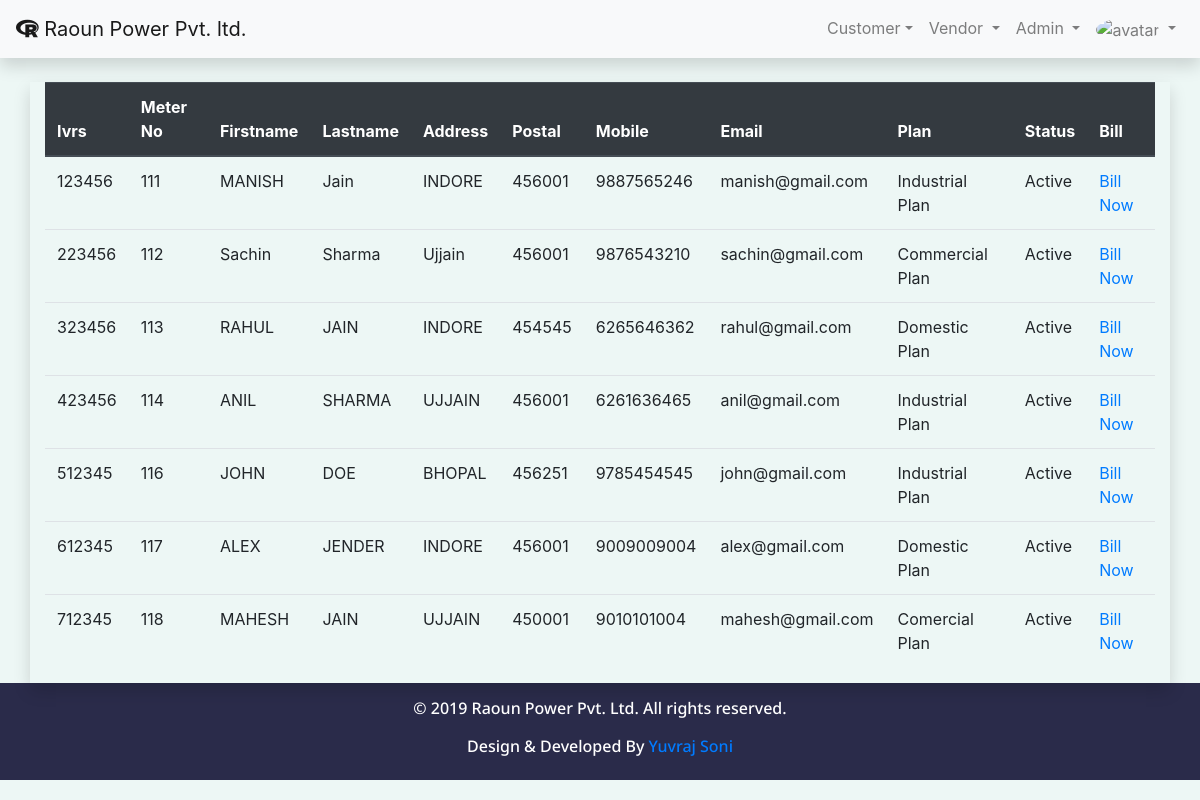
Page /admin/viewcustomer.php (signed in) on the committed database.
### tables this page shows
CREATE TABLE `customerinfo` (
  `ivrs` varchar(20) NOT NULL,
  `meterno` varchar(20) NOT NULL,
  `firstname` varchar(20) NOT NULL,
  `lastname` varchar(20) NOT NULL,
  `address` varchar(40) NOT NULL,
  `postal` varchar(20) NOT NULL,
  `mobile` varchar(13) NOT NULL,
  `email` varchar(20) NOT NULL,
  `password` varchar(20) NOT NULL,
  `plan` varchar(20) NOT NULL,
  `status` varchar(10) NOT NULL
);

### admin/function.php (called while the page is built, shortened)
<?php
function connectinfo()
{
	$con = mysqli_connect("localhost", "root", "", "raoun power pvt. ltd");
    return $con;
}
function readrecord($qry)
{
	$rs = mysqli_query(connectinfo(), $qry);
	return $rs;
}
?>

### admin/viewcustomer.php (the view, shortened to what this page needs)
<?php include("function.php") ?>
<!doctype html>
<html lang="en-us">
<head>
    <?php include("links.php"); ?>
</head>
<body style="background-color:#EDF7F5";>
	<?php include("navbar.php") ?>
<div class="container">
	<div class="row mt-4">
			<div class="col-xl-12 col-lg-12 col-md-12 col-sm-12 table-responsive shadow">
				<table class="table table-hover">
					<thead class="thead-dark">
						<tr>
							<th>Ivrs</th>
							<th>Meter No</th>
							<th>Firstname</th>
							<th>Lastname</th>
							<th>Address</th>
							<th>Postal</th>
							<th>Mobile</th>
							<th>Email</th>
							<th>Plan</th>
							<th>Status</th>
							<th>Bill</th>
						</tr>
					</thead>
					<tbody><?php
							$qry = "SELECT * FROM customerinfo";
							$rs = readrecord($qry);
							while($row = mysqli_fetch_array($rs))
							{
							$ivrs = $row["ivrs"];
							$mtr = $row["meterno"];
							$frstn = $row["firstname"];
							$lstn = $row["lastname"];
							$add = $row["address"];
							$zip = $row["postal"];
							$mob = $row["mobile"];
							$mail = $row["email"];
							$pln = $row["plan"];
							$sts = $row["status"];
							?>
						<tr>
							<td><?php echo $ivrs; ?></td>
							<td><?php echo $mtr; ?></td>
							<td><?php echo $frstn; ?></td>
							<td><?php echo $lstn; ?></td>
							<td><?php echo $add; ?></td>
							<td><?php echo $zip; ?></td>
							<td><?php echo $mob; ?></td>
							<td><?php echo $mail; ?></td>
							<td><?php echo $pln; ?></td>
							<td><?php echo $sts; ?></td>
							<td><a href="billgenerat.php">Bill Now</a></td>
						</tr>
						<?php } ?>
					</tbody>
				</table>
			</div>
    </div>
</div>
	<?php include("footer.php") ?>
</body>
</html>

### admin/links.php (shortened to what this page needs)
<link href="https://stackpath.bootstrapcdn.com/font-awesome/4.7.0/css/font-awesome.min.css" rel="stylesheet" />
<link rel="stylesheet" href="https://use.fontawesome.com/releases/v5.7.1/css/all.css" />
   <link rel="stylesheet" href="https://use.fontawesome.com/releases/v5.8.1/css/all.css" />
   <link rel="stylesheet" type="text/css" href="style.css" />
<link href="https://stackpath.bootstrapcdn.com/bootstrap/4.3.1/css/bootstrap.min.css" rel="stylesheet" />

### admin/navbar.php (shortened to what this page needs)
    <nav class="navbar navbar-expand-lg navbar-light shadow bg-light">
	    <a class="navbar-brand" href="admindashbord.php" title="Admin"><i class="fab fa-r-project"></i> Raoun Power Pvt. ltd.</a>
<div class="collapse navbar-collapse" id="navbarToggler">
 <ul class="navbar-nav">
  <li class="nav-item dropdown">
     <a class="nav-link dropdown-toggle" href="#" id="navbarDropdown" role="button" data-toggle="dropdown" aria-haspopup="true" aria-expanded="false">Customer</a>
            </li>
			<li class="nav-item dropdown">
                <a class="nav-link dropdown-toggle" href="#" id="navbarDropdown" role="button" data-toggle="dropdown" aria-haspopup="true" aria-expanded="false">Vendor
                </a>
            </li>
			<li class="nav-item dropdown">
                <a class="nav-link dropdown-toggle" href="#" id="navbarDropdown" role="button" data-toggle="dropdown" aria-haspopup="true" aria-expanded="false"> Admin
                </a>
            </li>
      <li class="nav-item avatar dropdown">
        <a href="" class="nav-link dropdown-toggle" id="user" data-toggle="dropdown" aria-haspopup="true" aria-expanded="false">
          <img src="https://mdbootstrap.com/img/Photos/Avatars/avatar-2.jpg" class="rounded-circle z-depth-0" alt="avatar" height="30">
        </a>
      </li>
    </ul>
    </div>
</nav>

### admin/footer.php
<footer style="background: #2A2B4A;" class="page-footer text-white">
  <div class="footer-copyright text-center p-3">
     <h6 style="font-family: 'Noto Sans', sans-serif;" class="text-white">
     © 2019 Raoun Power Pvt. Ltd. All rights reserved.<br><br>
    Design & Developed By <a href="https://www.linkedin.com/in/yuvraj-soni-9aa765107" target="_blank">Yuvraj Soni</a>
    </h6>
  </div>
</footer>

### rows in the picture
customerinfo: ivrs "123456", meterno "111", firstname "MANISH", lastname "Jain", address "INDORE", postal "456001", mobile "9887565246", email "manish@gmail.com", plan "Industrial Plan", status "Active"
customerinfo: ivrs "223456", meterno "112", firstname "Sachin", lastname "Sharma", address "Ujjain", postal "456001", mobile "9876543210", email "sachin@gmail.com", plan "Commercial Plan", status "Active"
customerinfo: ivrs "323456", meterno "113", firstname "RAHUL", lastname "JAIN", address "INDORE", postal "454545", mobile "6265646362", email "rahul@gmail.com", plan "Domestic Plan", status "Active"
customerinfo: ivrs "423456", meterno "114", firstname "ANIL", lastname "SHARMA", address "UJJAIN", postal "456001", mobile "6261636465", email "anil@gmail.com", plan "Industrial Plan", status "Active"
customerinfo: ivrs "512345", meterno "116", firstname "JOHN", lastname "DOE", address "BHOPAL", postal "456251", mobile "9785454545", email "john@gmail.com", plan "Industrial Plan", status "Active"
customerinfo: ivrs "612345", meterno "117", firstname "ALEX", lastname "JENDER", address "INDORE", postal "456001", mobile "9009009004", email "alex@gmail.com", plan "Domestic Plan", status "Active"
customerinfo: ivrs "712345", meterno "118", firstname "MAHESH", lastname "JAIN", address "UJJAIN", postal "450001", mobile "9010101004", email "mahesh@gmail.com", plan "Comercial Plan", status "Active"
